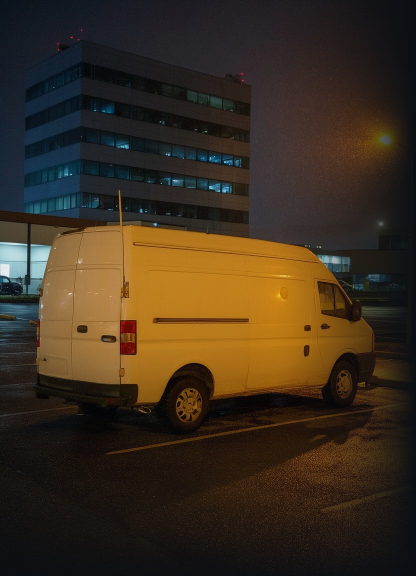
#> input picture decks/modus-senyap/assets/bts_half.jpg, 832 x 1152 px (shown at 1/2 size)
$ python halftone.py ../../../../decks/modus-senyap/assets/bts_half.jpg ../../../../decks/modus-senyap/assets/bts_thumb.jpg 5 1.0 ../../../../decks/modus-senyap/assets/bts_thumb.jpg
#> lines starting #> are read from the running program, lines starting #| are printed output that depends on the picture
import sys, math, numpy as np
from PIL import Image, ImageDraw, ImageFilter
def halftone(src, out, out_w, cell=11, color="141414", angle=45, gamma=0.85, floor=0.07, ss=3, crop=None, pad=0.03, fade=None, contrast=1.0):
#> called with out_w = 5, cell = 1, angle = 45, gamma = 0.85, floor = 0.07, ss = 3, pad = 0.03, contrast = 1
    im = Image.open(src).convert("L")
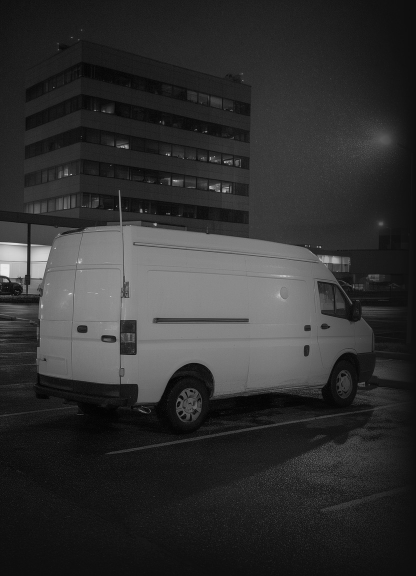
#> im: PIL image 832x1152 L (shown at 1/2 size); min 0, max 237, mean 48.6
    if crop: im = im.crop(crop)
    g = np.asarray(im, float) / 255
    g = np.clip((g - 0.5) * contrast + 0.5, 0, 1)
    d = np.clip((1 - g - floor) / (1 - floor), 0, 1) ** gamma
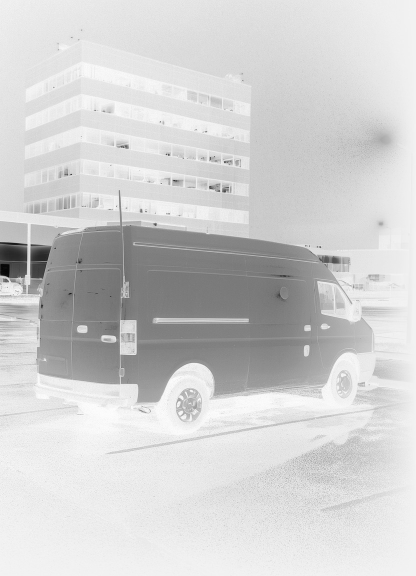
#> d: shape (1152, 832) float64 (shown at 1/2 size); min 0.00191, max 1, mean 0.82
    # auto-crop to subject
    ys, xs = np.where(d > 0.05); h0, w0 = d.shape
#> after `h0, w0 = d.shape`: h0 = 1152; w0 = 832
    y0, y1, x0, x1 = ys.min(), ys.max(), xs.min(), xs.max()
#> y0 = 0; y1 = 1151; x0 = 0; x1 = 831
    py, px = int(h0 * pad), int(w0 * pad)
#> py = 34; px = 24
    y0, x0 = max(0, y0 - py), max(0, x0 - px); y1, x1 = min(h0, y1 + py), min(w0, x1 + px)
#> after `y1, x1 = (min(h0, y1 + py), min(w0, x1 + px))`: y1 = 1152; x1 = 832
    d = d[y0:y1, x0:x1]; h, w = d.shape
#> after `h, w = d.shape`: h = 1152; w = 832
    scale = out_w / w; out_h = int(h * scale)
#> after `scale = out_w / w`: scale = 0.00601
#> after `out_h = int(h * scale)`: out_h = 6
    dm = np.asarray(Image.fromarray((d * 255).astype("uint8")).resize((out_w, out_h), Image.LANCZOS).filter(ImageFilter.GaussianBlur(cell * 0.35)), float) / 255
#> dm = [[0.906, 0.898, 0.867, 0.851, 0.91], [0.882, 0.898, 0.875, 0.816, 0.843], [0.647, 0.635, 0.643, 0.698, 0.867], [0.671, 0.573, 0.553, 0.616, 0.855], [0.922, 0.89, 0.871, 0.851, 0.871], [0.937, 0.933, 0.918, 0.886, 0.902]]
    if fade:
        yy, xx = np.mgrid[0:out_h, 0:out_w]
        f = np.ones((out_h, out_w))
        for side, fr in fade.items():
            if side == 'left': f *= np.clip(xx / (out_w * fr), 0, 1)
            if side == 'right': f *= np.clip((out_w - xx) / (out_w * fr), 0, 1)
            if side == 'top': f *= np.clip(yy / (out_h * fr), 0, 1)
            if side == 'bottom': f *= np.clip((out_h - yy) / (out_h * fr), 0, 1)
        dm = dm * f ** 1.3
    W, H = out_w * ss, out_h * ss
#> W = 15; H = 18
    canvas = Image.new("L", (W, H), 0); dr = ImageDraw.Draw(canvas)
    a = math.radians(angle); ca, sa = math.cos(a), math.sin(a)
    R = int(math.hypot(out_w, out_h) / cell) + 2
#> R = 9
    cx, cy = out_w / 2, out_h / 2
#> cx = 2.5; cy = 3
    for i in range(-R, R):
        for j in range(-R, R):
            u, v = i * cell, j * cell
            x = cx + u * ca - v * sa; y = cy + u * sa + v * ca
            if 0 <= x < out_w and 0 <= y < out_h:
                t = dm[int(y), int(x)]
                if t < 0.04: continue
                r = cell * 0.5 * math.sqrt(t) * 1.25
                dr.ellipse([(x - r) * ss, (y - r) * ss, (x + r) * ss, (y + r) * ss], fill=255)
    alpha = canvas.resize((out_w, out_h), Image.LANCZOS)
#> (the run stopped early here; a loop or call above may not have finished)

$ run again, on decks/modus-senyap/assets/closing.jpg
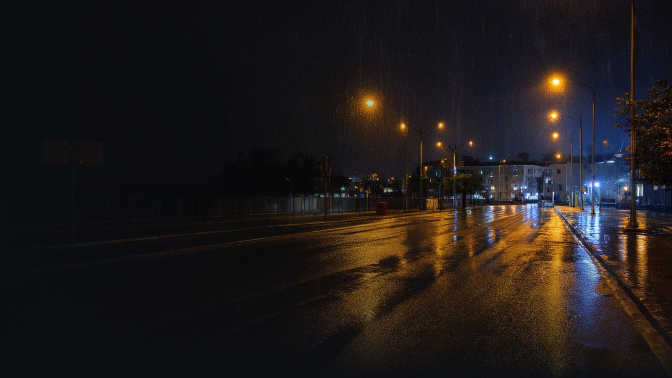
#> input picture decks/modus-senyap/assets/closing.jpg, 1344 x 756 px (shown at 1/2 size)
#> in halftone, `im = Image.open(src).convert("L")`:
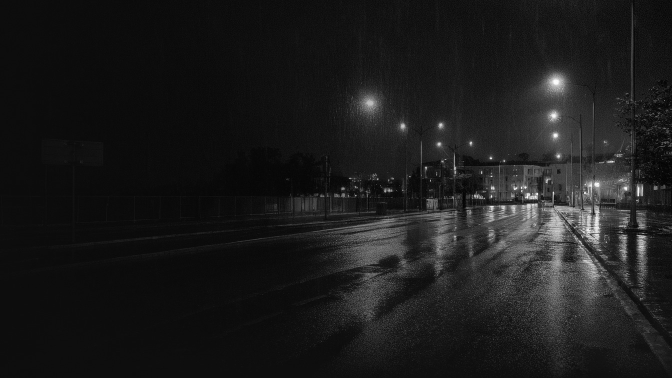
#> im: PIL image 1344x756 L (shown at 1/2 size); min 0, max 255, mean 27.9
#> in halftone, `d = np.clip((1 - g - floor) / (1 - floor), 0, 1) ** gamma`:
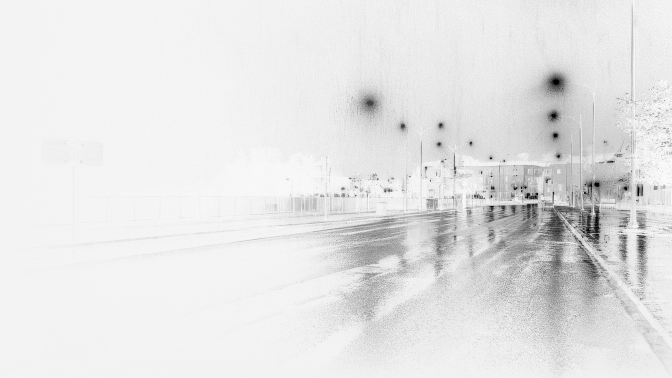
#> d: shape (756, 1344) float64 (shown at 1/2 size); min 0, max 1, mean 0.898
#> in halftone, `y0, y1, x0, x1 = ys.min(), ys.max(), xs.min(), xs.max()`: y0 = 0; y1 = 755; x0 = 0; x1 = 1343
#> in halftone, `y1, x1 = (min(h0, y1 + py), min(w0, x1 + px))`: y1 = 756; x1 = 1344
#> dm = [[0.953, 0.957, 0.914, 0.847, 0.827], [0.949, 0.957, 0.894, 0.8, 0.769]]

$ run again, on decks/modus-senyap/assets/golden_thumb.jpg
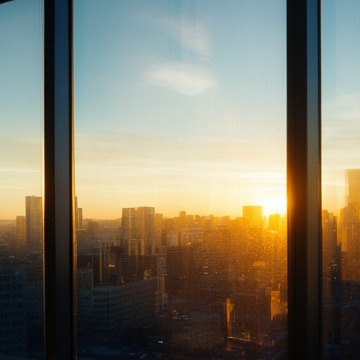
#> input picture decks/modus-senyap/assets/golden_thumb.jpg, 360 x 360 px
#> in halftone, `im = Image.open(src).convert("L")`:
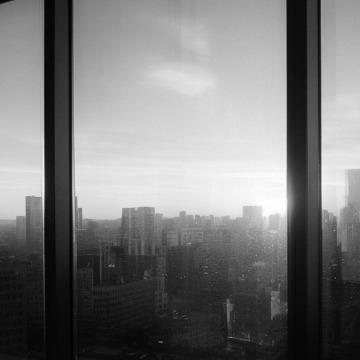
#> im: PIL image 360x360 L; min 0, max 255, mean 121.7
#> in halftone, `d = np.clip((1 - g - floor) / (1 - floor), 0, 1) ** gamma`:
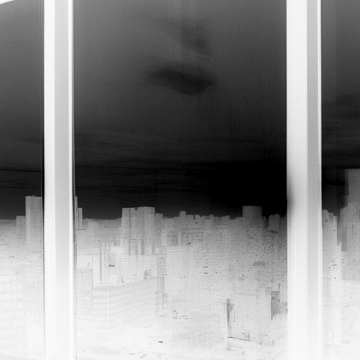
#> d: shape (360, 360) float64; min 0, max 1, mean 0.522
#> in halftone, `y0, y1, x0, x1 = ys.min(), ys.max(), xs.min(), xs.max()`: y0 = 0; y1 = 359; x0 = 0; x1 = 359
#> in halftone, `y1, x1 = (min(h0, y1 + py), min(w0, x1 + px))`: y1 = 360
#> dm = [[0.604, 0.471, 0.275, 0.38, 0.553], [0.471, 0.318, 0.122, 0.247, 0.435], [0.412, 0.247, 0.0824, 0.153, 0.392], [0.8, 0.733, 0.631, 0.576, 0.729], [0.957, 0.945, 0.894, 0.863, 0.933]]
